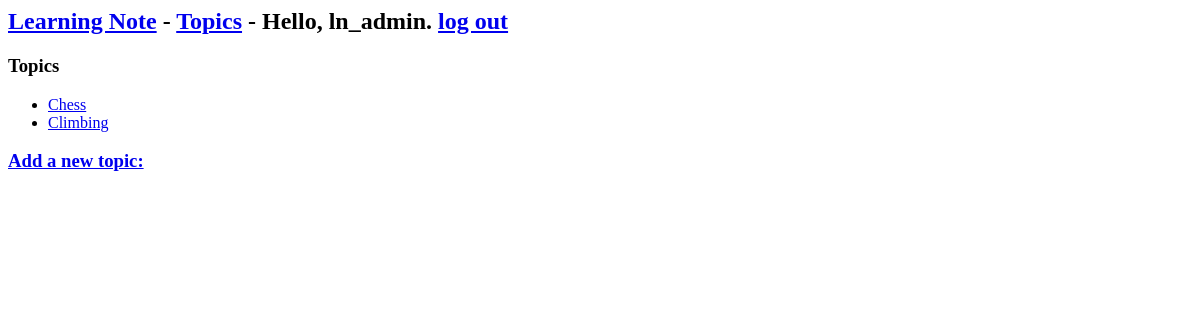
Page /topics/ (signed in) on the earlier database version.
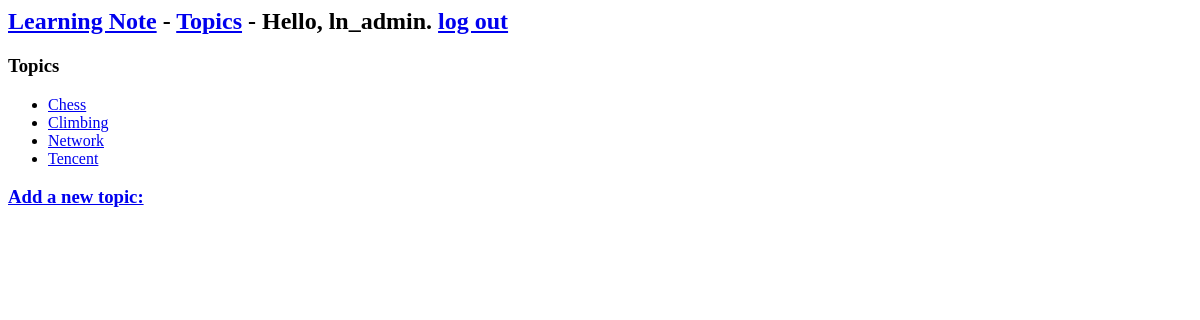
Same page on the later database version.
### learning_notes/models.py (models this page shows)
class Topic(models.Model):
    text = models.CharField(max_length=200)
    date_added = models.DateTimeField(auto_now_add=True)
    owner = models.ForeignKey(User)
    def __str__(self):
        return self.text

### learning_notes/views.py (the view)
# urls.py: url(r'^topics/$', views.topics, name='topics'),
@login_required
def topics(request):
    topics = Topic.objects.filter(owner=request.user).order_by('date_added')
    contex = {'topics': topics}
    return render(request, 'learning_notes/topics.html', contex)

### learning_notes/templates/learning_notes/topics.html
{% extends "learning_notes/base.html" %}
{% block content %}
  <h3>Topics</h3>
  <ul>
    {% for topic in topics %}
      <li>
        <a href="{% url 'learning_notes:topic' topic.id %}">{{ topic }}</a>
      </li>
    {% empty %}
      <li>No topics have been added yet.</li>
    {% endfor %}
  </ul>
  <h3><a href="{% url 'learning_notes:new_topic' %}">Add a new topic:</a></h3>
{% endblock content %}

### learning_notes/templates/learning_notes/base.html (shortened to what this page needs)
<h2>
  <a href="{% url 'learning_notes:index' %}">Learning Note</a> -
  <a href="{% url 'learning_notes:topics' %}">Topics</a> -
  {% if user.is_authenticated %}
    Hello, {{ user.username }}.
    <a href="{% url 'users:logout' %}">log out</a>
  {% else %}
    <a href="{% url 'users:register' %}">register</a> -
    <a href="{% url 'users:login' %}">login in</a>
  {% endif %}
</h2>
{% block content %}
{% endblock content %}

Differences in the rows shown:
added Topic: text "Network"
added Topic: text "Tencent"
